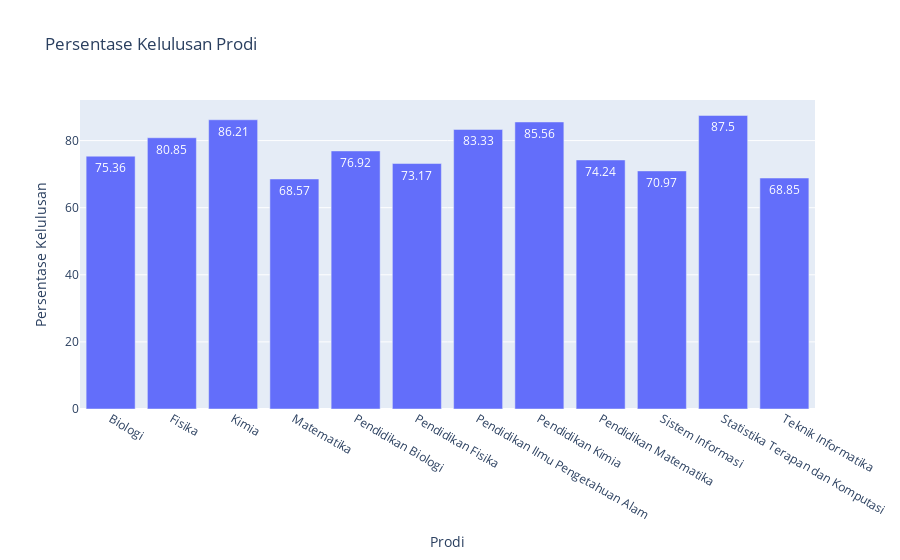

Notebook source saved alongside this figure:
### Code cell
# bar chart using px based on 'persentase'
fig = px.bar(pivot_table_18, 
             x='nama_prodi', 
             y='persentase', 
            #  color='jenjang', 
             barmode='group',
             title='Persentase Kelulusan Prodi',
             labels={'persentase': 'Persentase Kelulusan', 'nama_prodi': 'Prodi'},
             text='persentase'
            )
fig.show()

### Figure 1 — Plotly figure (JSON) as saved in the notebook; plotly's stock layout.template omitted (floating-point values rounded to 4 significant figures)
{"data": [{"alignmentgroup": "True", "hovertemplate": "Prodi=%{x}<br>Persentase Kelulusan=%{text}<extra></extra>", "legendgroup": "", "marker": {"color": "#636efa", "pattern": {"shape": ""}}, "name": "", "offsetgroup": "", "orientation": "v", "showlegend": false, "text": [75.36, 80.85, 86.21, 68.57, 76.92, 73.17, 83.33, 85.56, 74.24, 70.97, 87.5, 68.85], "textposition": "auto", "type": "bar", "x": ["Biologi", "Fisika", "Kimia", "Matematika", "Pendidikan Biologi", "Pendidikan Fisika", "Pendidikan Ilmu Pengetahuan Alam", "Pendidikan Kimia", "Pendidikan Matematika", "Sistem Informasi", "Statistika Terapan dan Komputasi", "Teknik Informatika"], "xaxis": "x", "y": [75.36, 80.85, 86.21, 68.57, 76.92, 73.17, 83.33, 85.56, 74.24, 70.97, 87.5, 68.85], "yaxis": "y"}], "layout": {"barmode": "group", "legend": {"tracegroupgap": 0}, "title": {"text": "Persentase Kelulusan Prodi"}, "xaxis": {"anchor": "y", "domain": [0, 1], "title": {"text": "Prodi"}}, "yaxis": {"anchor": "x", "domain": [0, 1], "title": {"text": "Persentase Kelulusan"}}}}
